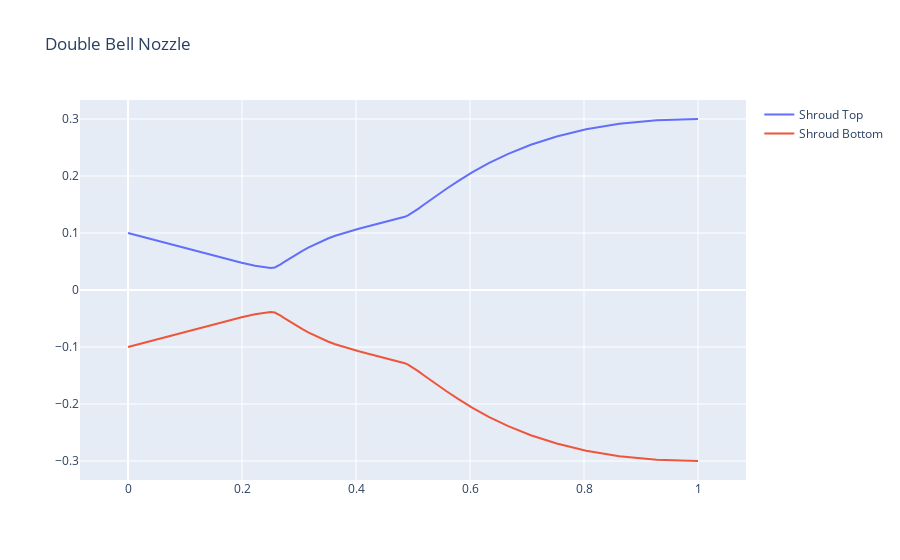

The cell this chart's notebook holds for it:
### Code cell
from paraflow import FlowPassage
import numpy as np

passage = FlowPassage(
    inlet_radius=0.1,
    area_ratio=3.0,
    axial_length=1,
    contour_props=[0.25, 0.25, 0.35, 0.5, 0.5, 0.75],
    contour_angles=np.radians([-15.0, -15.0, 0.0, 3, 5.0, 15.0]).tolist()
)
passage.visualize("Double Bell Nozzle", include_ctrl_pnts=False)
passage.get_mesh()
